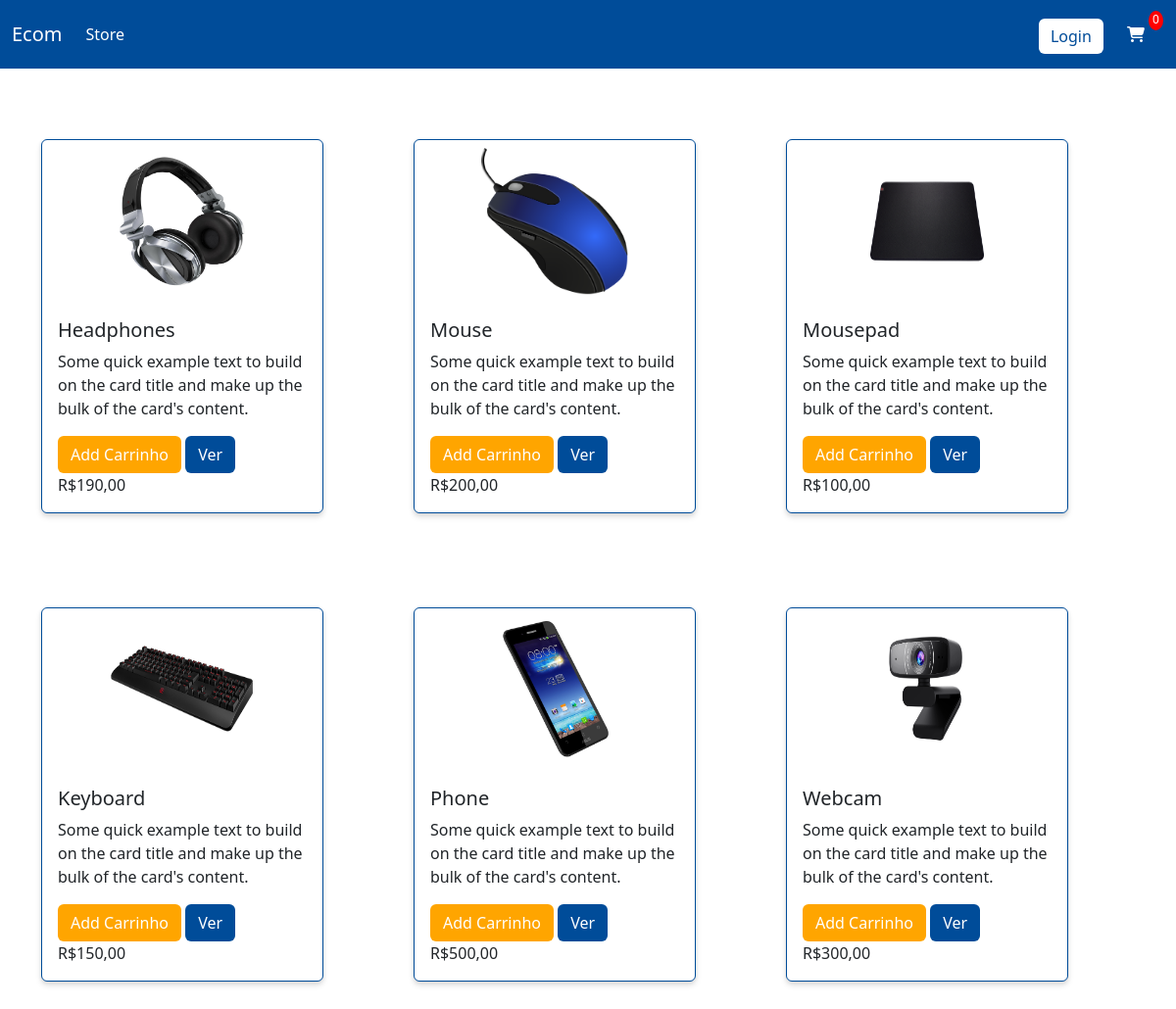
The page / on the database its author committed.
### store/models.py (models this page shows, shortened)
class Produto(models.Model):
    nome = models.CharField(max_length=200, null=True)
    preco = models.FloatField()
    digital = models.BooleanField(default=False, null=True, blank=False)
    imagem = models.ImageField(null=True, blank=True)
    @property
    def imagemURL(self):
        try:
            url = self.imagem.url
        except:
            url = ''
        return url

### store/views.py (the view)
# urls.py: path('', include('store.urls'))
def store(request):
    if request.user.is_authenticated:
        cliente = request.user.cliente
        pedido, created = Pedido.objects.get_or_create(cliente=cliente, completo=False)
        itens = pedido.itempedido_set.all()
        itensCarrinho = pedido.valor_total_itens
    else:
        itens = []
        pedido = {'valor_total_itens': 0, 'valor_total_carrinho':0}
        itensCarrinho = pedido['valor_total_itens']
    produtos = Produto.objects.all()
    context = {'produtos':produtos, 'itensCarrinho':itensCarrinho}
    return render(request, 'store/store.html', context)

### store/templates/store/store.html
{% extends 'store/main.html' %}
{% load static %}
{% block content %}
    <div class="row">
        {% for produto in produtos %}
        <div class="col-lg-4">
            <div class="card my-lg-5" style="width: 18rem;">
                <div class="d-flex justify-content-center my-2">
                    <img src="{{ produto.imagemURL }}" class="card-img-top" alt="...">
                </div>
                <div class="card-body">
                    <h5 class="card-title">{{ produto.nome }}</h5>
                    <p class="card-text">Some quick example text to build on the card title and make up the bulk of the card's content.</p>
                    <button data-produto="{{produto.id}}" class="btn btn-car att-cart" data-acao="add">Add Carrinho</button>
                    <a href="#" class="btn btn-view">Ver</a>
                    <h7 id="price">R${{ produto.preco|floatformat:2 }}</h7>
                </div>
            </div>
        </div>
        {% endfor %}
    </div>
{% endblock %}

### store/static/store/css/main.css (style rules this page uses)
.card-img-top { width: 150px; height: 150px; }
.card { border: solid 1px #004C99; box-shadow: 0 4px 6px rgba(0, 0, 0, 0.1), 0 2px 4px rgba(0, 0, 0, 0.08); }
.btn-view { background-color:#004C99; color: white; }
.btn-car { background-color: #FFA500; color: white; }

### rows shown on the page
Produto: imagemURL (picture), nome "Headphones", preco "190,00"
Produto: imagemURL (picture), nome "Mouse", preco "200,00"
Produto: imagemURL (picture), nome "Mousepad", preco "100,00"
Produto: imagemURL (picture), nome "Keyboard", preco "150,00"
Produto: imagemURL (picture), nome "Phone", preco "500,00"
Produto: imagemURL (picture), nome "Webcam", preco "300,00"

### other values the page prints
{{ itensCarrinho }} "0"
